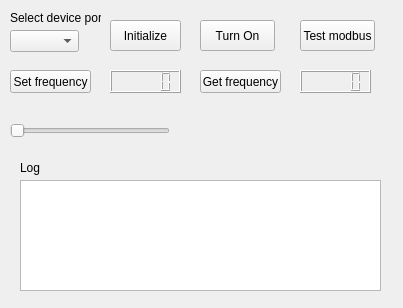
<?xml version="1.0" encoding="UTF-8"?>
<ui version="4.0">
 <class>Form</class>
 <widget class="QWidget" name="Form">
  <property name="geometry">
   <rect>
    <x>0</x>
    <y>0</y>
    <width>403</width>
    <height>308</height>
   </rect>
  </property>
  <property name="windowTitle">
   <string>Form</string>
  </property>
  <widget class="QComboBox" name="comboBox">
   <property name="geometry">
    <rect>
     <x>10</x>
     <y>30</y>
     <width>69</width>
     <height>22</height>
    </rect>
   </property>
  </widget>
  <widget class="QLabel" name="label">
   <property name="geometry">
    <rect>
     <x>10</x>
     <y>10</y>
     <width>91</width>
     <height>16</height>
    </rect>
   </property>
   <property name="text">
    <string>Select device port</string>
   </property>
  </widget>
  <widget class="QPushButton" name="pushButton">
   <property name="geometry">
    <rect>
     <x>110</x>
     <y>20</y>
     <width>71</width>
     <height>31</height>
    </rect>
   </property>
   <property name="text">
    <string>Initialize</string>
   </property>
  </widget>
  <widget class="QPushButton" name="pushButton_2">
   <property name="geometry">
    <rect>
     <x>200</x>
     <y>20</y>
     <width>75</width>
     <height>31</height>
    </rect>
   </property>
   <property name="text">
    <string>Turn On</string>
   </property>
  </widget>
  <widget class="QPushButton" name="pushButton_3">
   <property name="geometry">
    <rect>
     <x>300</x>
     <y>20</y>
     <width>75</width>
     <height>31</height>
    </rect>
   </property>
   <property name="text">
    <string>Test modbus</string>
   </property>
  </widget>
  <widget class="QLCDNumber" name="lcdNumber">
   <property name="geometry">
    <rect>
     <x>300</x>
     <y>70</y>
     <width>71</width>
     <height>23</height>
    </rect>
   </property>
  </widget>
  <widget class="QPushButton" name="pushButton_4">
   <property name="geometry">
    <rect>
     <x>10</x>
     <y>70</y>
     <width>81</width>
     <height>23</height>
    </rect>
   </property>
   <property name="text">
    <string>Set frequency</string>
   </property>
  </widget>
  <widget class="QPushButton" name="pushButton_5">
   <property name="geometry">
    <rect>
     <x>200</x>
     <y>70</y>
     <width>81</width>
     <height>23</height>
    </rect>
   </property>
   <property name="text">
    <string>Get frequency</string>
   </property>
  </widget>
  <widget class="QSlider" name="horizontalSlider">
   <property name="geometry">
    <rect>
     <x>10</x>
     <y>120</y>
     <width>160</width>
     <height>22</height>
    </rect>
   </property>
   <property name="orientation">
    <enum>Qt::Horizontal</enum>
   </property>
  </widget>
  <widget class="QLCDNumber" name="lcdNumber_2">
   <property name="geometry">
    <rect>
     <x>110</x>
     <y>70</y>
     <width>71</width>
     <height>23</height>
    </rect>
   </property>
  </widget>
  <widget class="QTextEdit" name="textEdit">
   <property name="geometry">
    <rect>
     <x>20</x>
     <y>180</y>
     <width>361</width>
     <height>111</height>
    </rect>
   </property>
  </widget>
  <widget class="QLabel" name="label_2">
   <property name="geometry">
    <rect>
     <x>20</x>
     <y>160</y>
     <width>61</width>
     <height>16</height>
    </rect>
   </property>
   <property name="text">
    <string>Log</string>
   </property>
  </widget>
 </widget>
 <resources/>
 <connections/>
</ui>
